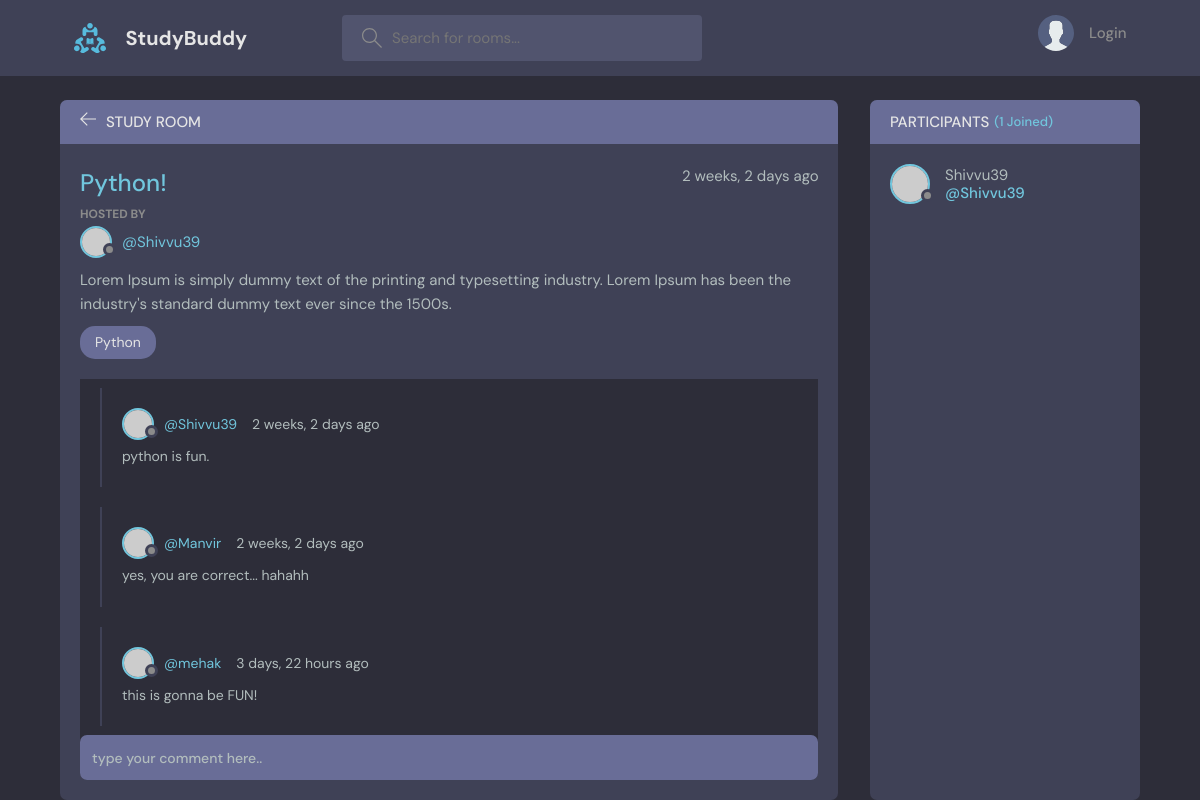
Page /room/2/ on the committed database.
### base/models.py (models this page shows, shortened)
class Room(models.Model):
    host = models.ForeignKey(User, on_delete=models.SET_NULL, null=True)
    topic = models.ForeignKey(Topic, on_delete=models.SET_NULL, null=True)
    name = models.CharField(max_length=200)
    description = models.TextField(null=True, blank=True)
    participants = models.ManyToManyField(User, related_name='participants', blank=True)
    updated = models.DateTimeField(auto_now=True)
    created = models.DateTimeField(auto_now_add=True)
    class Meta:
        ordering = ['-updated', '-created']
        """ updated/ -updated
            by thr time it is updated, -updated means in descending order

            created/ -created
            by the time it is created , -created is in descending order

            the order of items is the priority of the order."""

class Topic(models.Model):
    name = models.CharField(max_length=200)

class Message(models.Model):
    user = models.ForeignKey(User, on_delete=models.CASCADE)
    room = models.ForeignKey(Room, on_delete=models.CASCADE)
    body = models.TextField()
    updated = models.DateTimeField(auto_now=True)
    created = models.DateTimeField(auto_now_add=True)

### base/views.py (the view, shortened to what this page needs)
# urls.py: path('room/<str:pk>/', views.room, name='room'),
def room(request, pk):
    room = Room.objects.get(id=pk)
    roomMessages = room.message_set.all().order_by('created') # type:ignore
    participants = room.participants.all()
    context= {'room':room, 'roomMessages':roomMessages, 'participants':participants}
    return render(request, 'base/room.html', context)

### base/templates/base/room.html (shortened to what this page needs)
{% extends "main.html" %} {% block content %}
<main class="profile-page layout layout--2">
    <div class="container">
        <div class="room">
            <div class="room__top">
                <div class="room__topLeft">
                    <a href="{% url 'home' %}">
                        <svg
                            version="1.1"
                            xmlns="http://www.w3.org/2000/svg"
                            width="32"
                            height="32"
                            viewBox="0 0 32 32"
                        >
                            <title>arrow-left</title>
                            <path
                                d="M13.723 2.286l-13.723 13.714 13.719 13.714 1.616-1.611-10.96-10.96h27.625v-2.286h-27.625l10.965-10.965-1.616-1.607z"
                            ></path>
                        </svg>
                    </a>
                    <h3>Study Room</h3>
                </div>
            </div>
            <div class="room__box scroll">
                <div class="room__header scroll">
                    <div class="room__info">
                        <h3>{{room.name}}</h3>
                        <span>{{room.created|timesince}} ago</span>
                    </div>
                    <div class="room__hosted">
                        <p>Hosted By</p>
                        <a
                            href="{% url 'user-profile' room.host.id %}"
                            class="room__author"
                        >
                            <div class="avatar avatar--small">
                                <img
                                    src="https://randomuser.me/api/portraits/men/37.jpg"
                                />
                            </div>
                            <span>@{{room.host.username}}</span>
                        </a>
                    </div>
                    <div class="room__details">{{room.description}}</div>
                    <span class="room__topics">{{room.topic.name}}</span>
                </div>
                <div class="room__conversation">
                    <div class="threads scroll">
                        {% for message in roomMessages %}
                        <div class="thread">
                            <div class="thread__top">
                                <div class="thread__author">
                                    <a
                                        href="{% url 'user-profile' message.user.id %}"
                                        class="thread__authorInfo"
                                    >
                                        <div class="avatar avatar--small">
                                            <img
                                                src="https://randomuser.me/api/portraits/men/37.jpg"
                                            />
                                        </div>
                                        <span>@{{message.user}}</span>
                                    </a>
                                    <span class="thread__date">
                                        {{message.created|timesince}} ago
                                    </span>
                                </div>
                            </div>
                            <div class="thread__details">{{message.body}}</div>
                        </div>
                        {% endfor %}
                    </div>
                </div>
            </div>
            <div class="room__message">
                <form method="POST" action="">
                    <input
                        type="text"
                        name="body"
                        placeholder="type your comment here.."
                    />
                </form>
            </div>
        </div>
        <div class="participants">
            <h3 class="participants__top">
                Participants <span>({{participants.count}} Joined)</span>
            </h3>
            <div class="participants__list scroll">
                {% for participant in participants %}
                <a
                    href="{% url 'user-profile' participant.id %}"
                    class="participant"
                >
                    <div class="avatar avatar--medium">
                        <img
                            src="https://randomuser.me/api/portraits/men/37.jpg"
                        />
                    </div>
                    <p>
                        {{participant}}
                        <span>@{{participant}}</span>
                    </p>
                </a>
                {% endfor %}
            </div>
        </div>
    </div>
</main>
{% endblock content %}

### rows in the picture
Room: name "Python!", created "2 weeks, 2 days", host.username "Shivvu39", description "Lorem Ipsum is simply dummy text of the printing and typesetting industry. Lorem Ipsum has been the industry's standard dummy text ever since the 1500s.", topic.name "Python"
Message: user "Shivvu39", created "2 weeks, 2 days", body "python is fun."
Message: user "Manvir", created "2 weeks, 2 days", body "yes, you are correct... hahahh"
Message: user "mehak", created "3 days, 22 hours", body "this is gonna be FUN!"

### other values in the picture
{{ participants.count }} "1"
{{ participant }} "Shivvu39"
